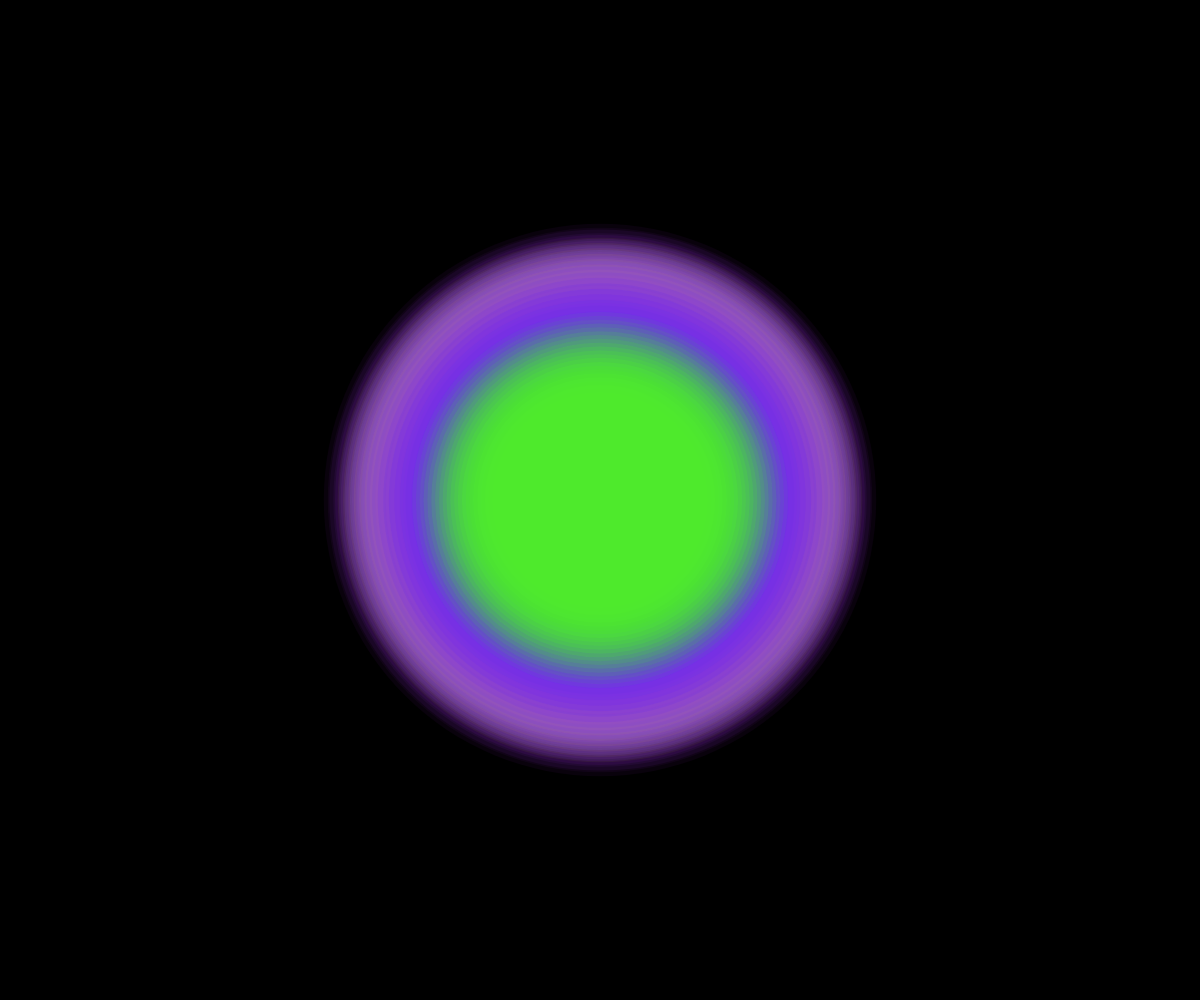
Frame 1 (no input)
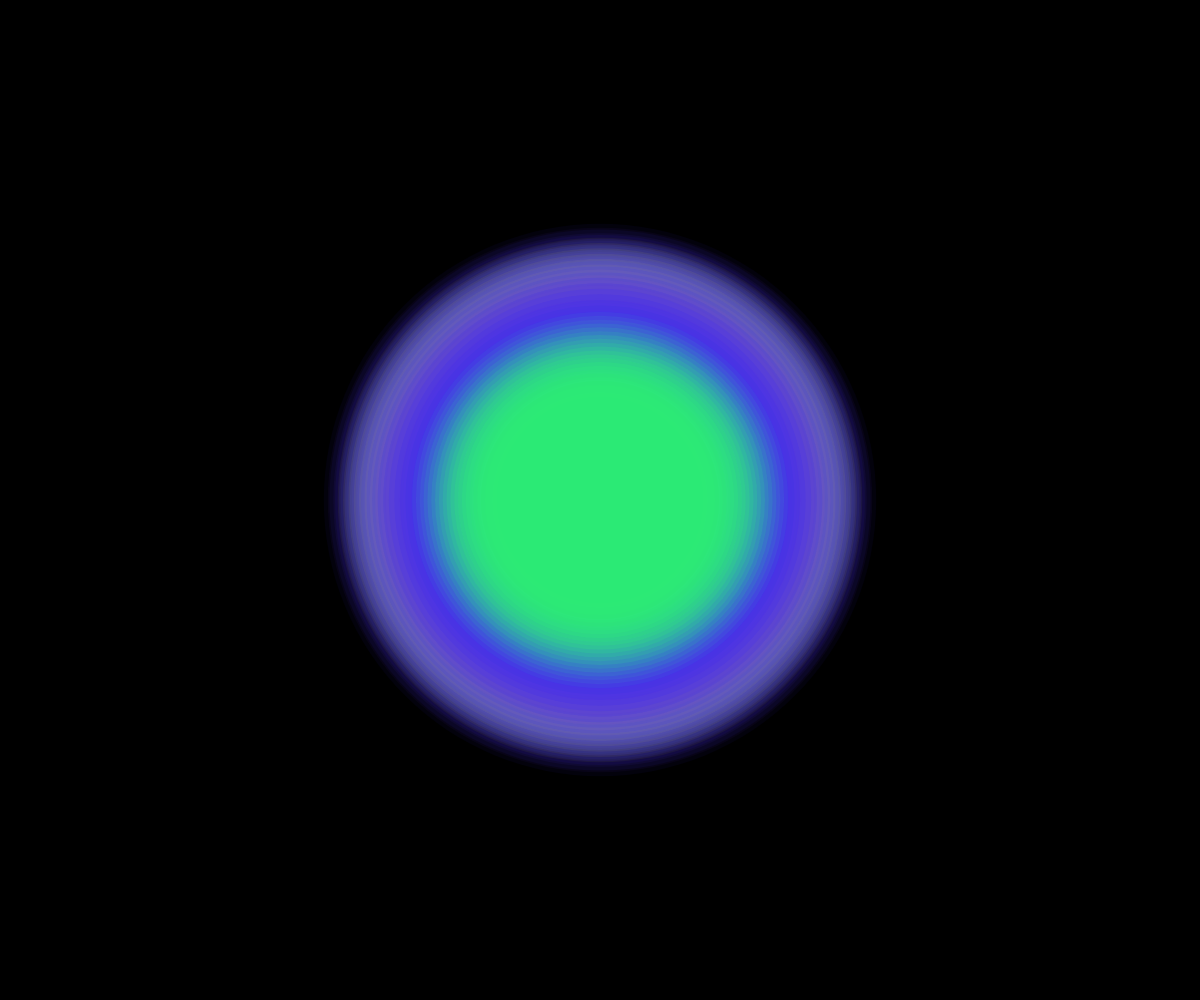
Frame 60 (no input)
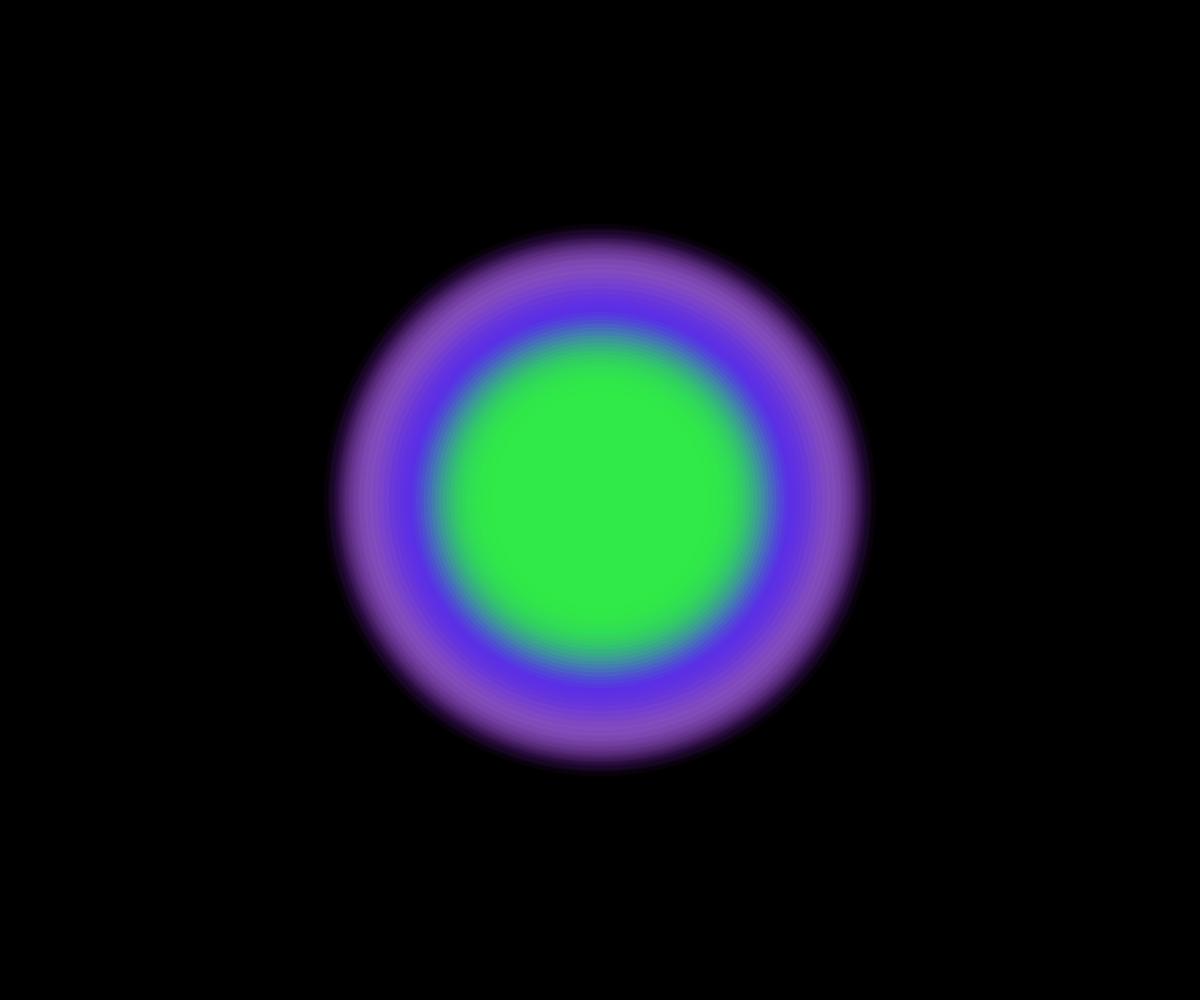
Frame 120 (the mouse pressed at the canvas centre since frame 60)

The p5.js sketch that drew these frames (run headless with seeded random() and noise() and a simulated clock; from frame 60 on, the mouse is pressed at the canvas centre):

// p5.js sketch
// ── sketch.js
let planes = [];
const numPlanes = 15;
const maxRadius = 300;

function setup() {
  createCanvas(windowWidth, windowHeight);
  colorMode(HSB, 360, 100, 100, 1);
  
  // Create overlapping planes with varying colors and sizes
  for (let i = 0; i < numPlanes; i++) {
    planes.push({
      radius: random(100, maxRadius),
      hue: random(360),
      speed: random(0.002, 0.005),
      timeOffset: random(1000)
    });
  }
}

function draw() {
  background(0, 0, 0, 1);
  
  // Draw each plane with subtle color shifts
  for (let i = 0; i < planes.length; i++) {
    const p = planes[i];
    
    // Calculate dynamic hue shift based on position and time
    const time = millis() * p.speed + p.timeOffset;
    const hueShift = sin(time) * 20;
    const currentHue = (p.hue + hueShift) % 360;
    
    // Create gradient effect from center outward
    const steps = 50;
    for (let j = 0; j < steps; j++) {
      const radius = map(j, 0, steps - 1, 0, p.radius);
      const alpha = map(j, 0, steps - 1, 0.8, 0.05);
      
      // Calculate color with hue shift
      const hue = (currentHue + j * 2) % 360;
      fill(hue, 80, 90, alpha);
      
      // Draw a circle segment to create soft edges
      noStroke();
      ellipse(width / 2, height / 2, radius * 2, radius * 2);
    }
  }
}

function windowResized() {
  resizeCanvas(windowWidth, windowHeight);
}
